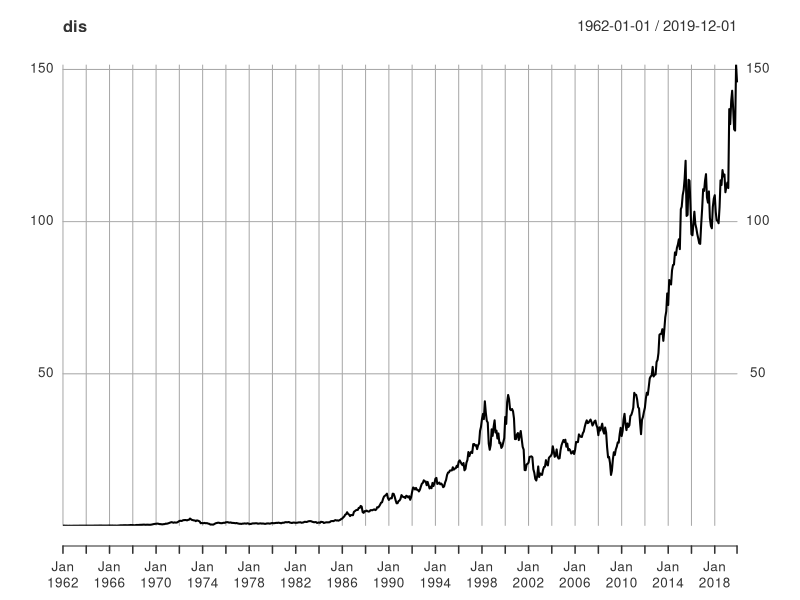

The R script that drew this image: (Note: this script raises an error after producing the figure.)
# Check https://towardsdatascience.com/stock-market-forecasting-using-time-series-c3d21f2dd37f

# Install and initialize all libraries
list.of.packages <- c("tidyverse", "forecast", "dplyr","astsa", "xts")
new.packages <- list.of.packages[!(list.of.packages %in% installed.packages()[,"Package"])]
if(length(new.packages)) install.packages(new.packages)
sapply(list.of.packages, require, character.only = TRUE)

# Data taken from https://finance.yahoo.com/quote/DIS/history?p=DIS
dis <- read.csv('./DIS.csv')
dis <- dis %>% select(1,5)
dis$Date <- as.Date(dis$Date, formate='%Y/%m/%d')
dis <- xts(dis$Close, order.by = dis$Date)
dis <- head(dis,-1)

# Plot the time series
plot(dis)

# ACF & PACF (Seems like a non-stationary AR(1) model)
par(mfrow=c(2,1))
dis_acf <- acf(dis$Close, plot=FALSE)
plot(dis_acf, main='ACF of the dis Stock')
dis_pacf <- pacf(dis$Close, plot=FALSE)
plot(dis_pacf, main='PACF of the dis Stock')

# Box-Ljung test (We can no)
Box.test(dis$Close, type="Ljung")

# Create train and test split
dis_test <- last(dis,'12 month')
dis_train <- window(dis, start=index(first(dis)), end=index(first(dis_test)) - 1)

# ACF & PACF of the train set
acf2(dis_test)

# Predict the next 12 months
dis_pred <- sarima.for(dis_train, 12,1,0,0)


inter <- data.frame(low, high)

inter[,(ncol(inter)+1)] = (coredata(dis_test) > inter$low & coredata(dis_test) < inter$high)[,1]
inter[,(ncol(inter)+1)] = coredata(dis_test)
inter[,(ncol(inter)+1)] = pred$pred
inter[,(ncol(inter)+1)] = abs(coredata(dis_test) - pred$pred)/coredata(dis_test)

colnames(inter)[3] = "Contains"
colnames(inter)[4] = "Observed value"
colnames(inter)[5] = "Forecast"
colnames(inter)[6] = "Percentual Error"
inter

